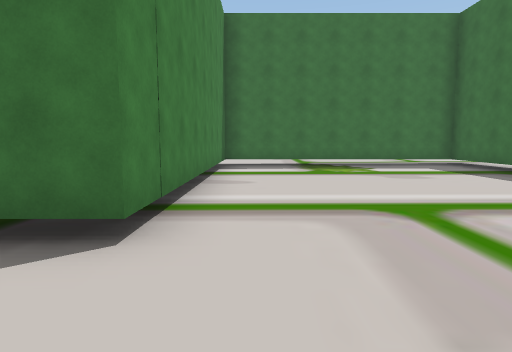
view 1 (above)

23 first-person views from a walk through a scene from a Unity 3-D project. The camera is 1.5 m above the floor, tilts 6° down and sees 75° across. The floor is counted in squares, 2 m on a side. Each view is taken from the middle of a square. On the plan, view 1 faces up. The plan holds only what a view shows up to about 11 squares ahead; the rest is blank. The place goes on beyond the plan. Some animated figures are left out.

view 2
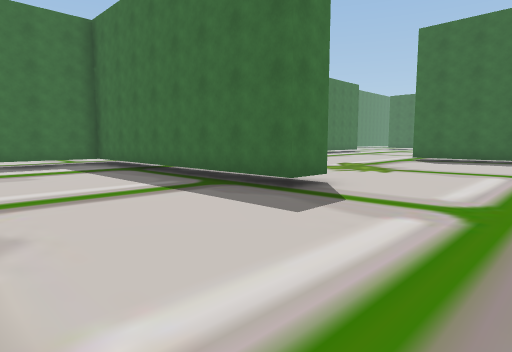

view 3
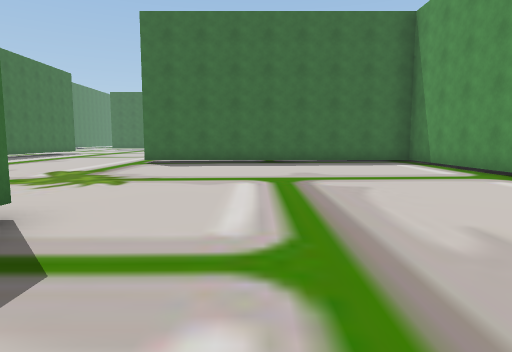

view 4
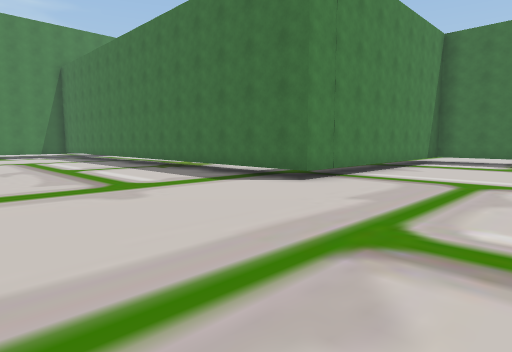

view 5
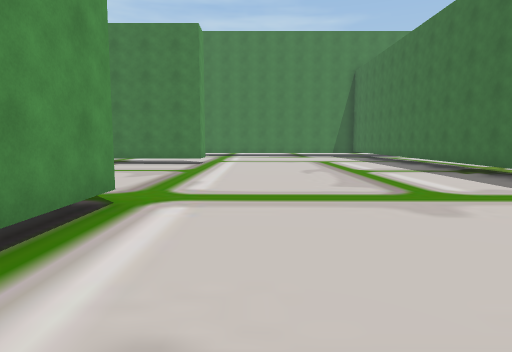

view 6
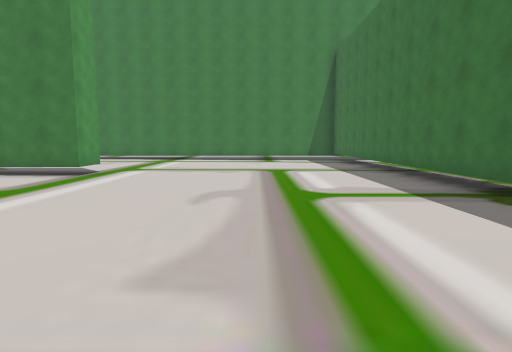

view 7
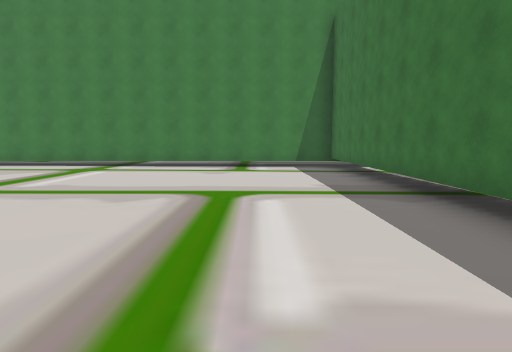

view 8
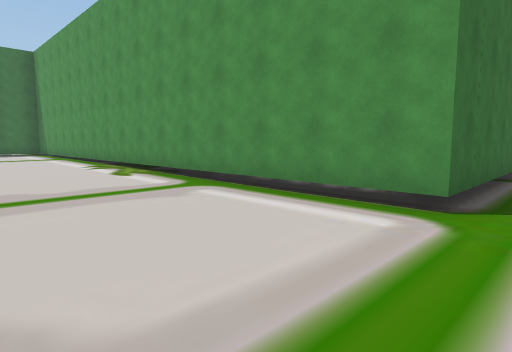

view 9
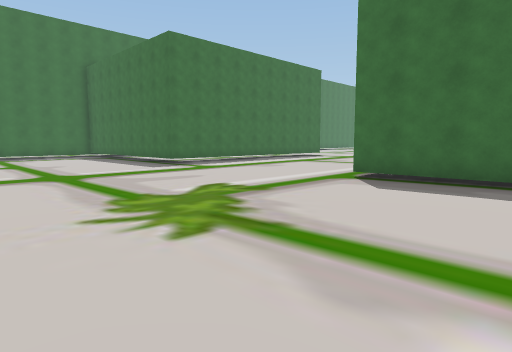

view 10
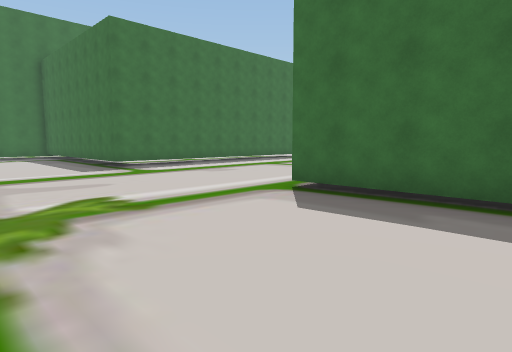

view 11
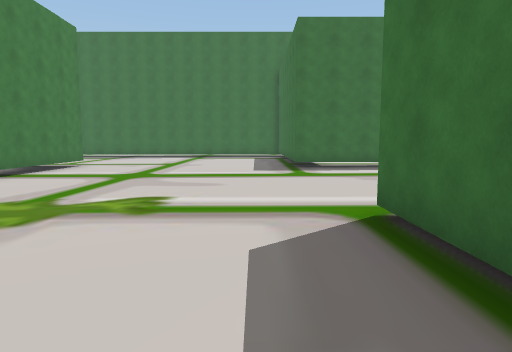

view 12
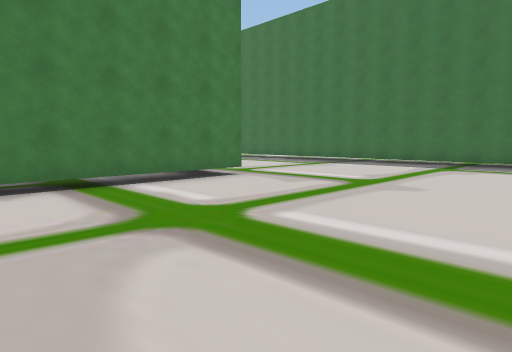

view 13
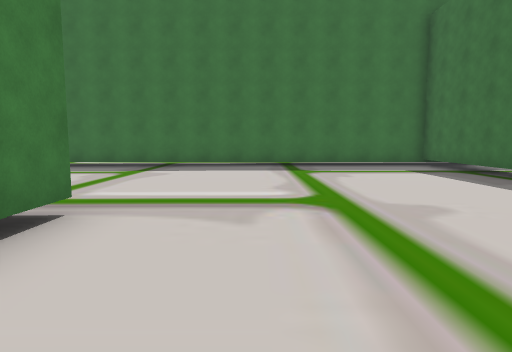

view 14
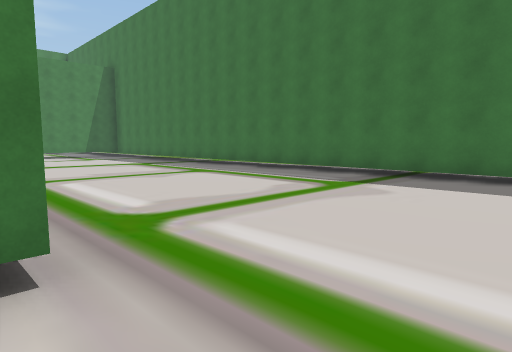

view 15
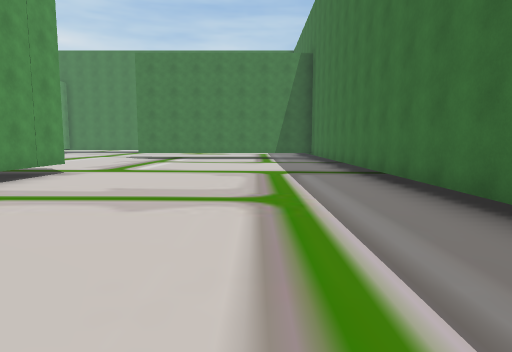

view 16
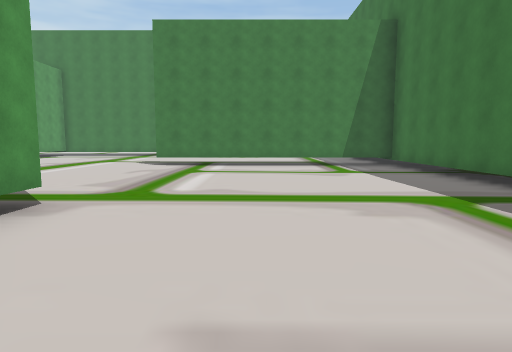

view 17
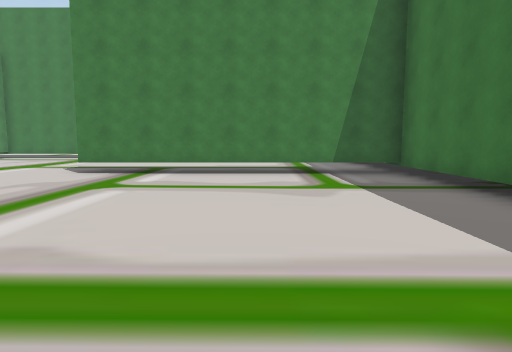

view 18
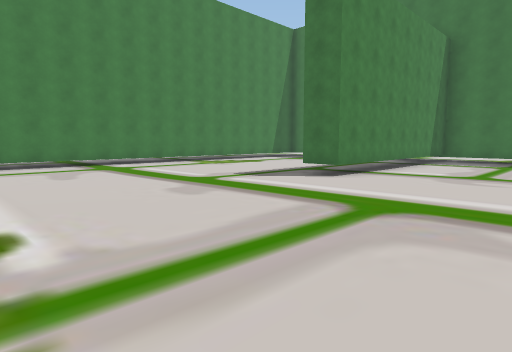

view 19
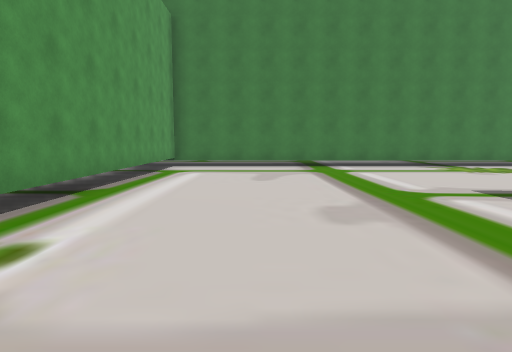

view 20
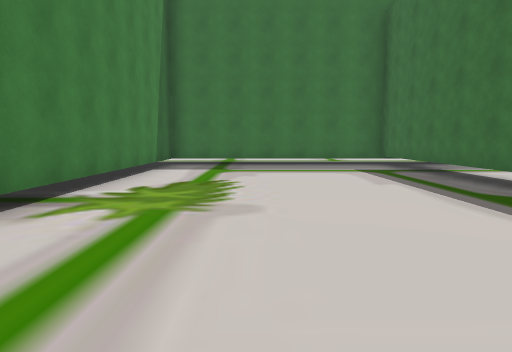

view 21
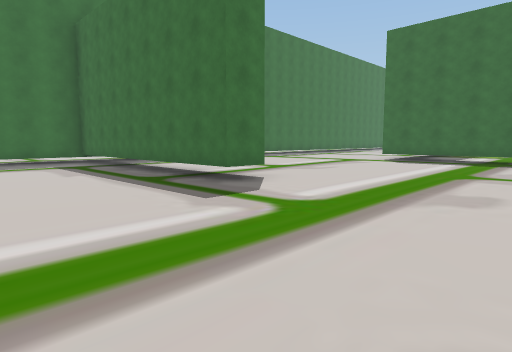

view 22
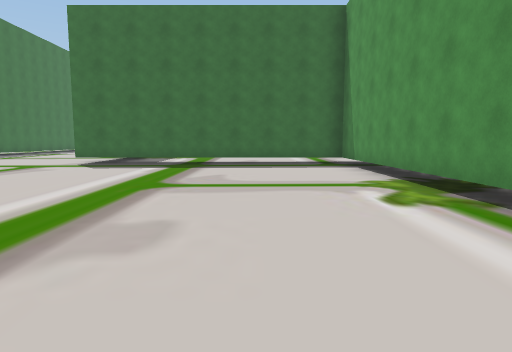

view 23
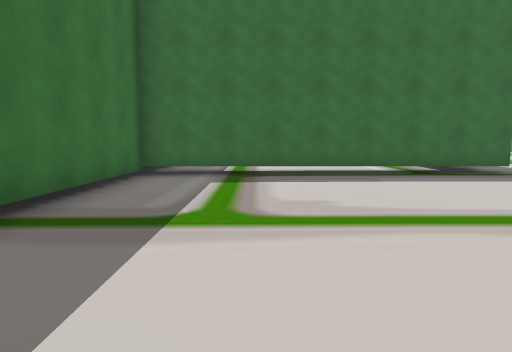

### Floor plan
Key: @ floor where view 1 was taken; # wall or solid block; . main floor; : floor 0.25 m higher than the main floor; - floor 0.25 m lower than the main floor; T thing the floor can be seen under or through.
Columns run from 17 left of view 1 to 17 right of it. Each row starts with its distance up from view 1.
 19 #################################
 18 #------TT---------..............#..
 17 #------TT--------...............T..
 16 #------TT------.................T..
 15 #------TT-----..................T..
 14 #------TT----...................T..
 13 #------TT---....................T..
 12 #------TT--.....................T..
 11 #------TT-.....##########.......###
 10 #--------......##......##..........
  9 #-------.......##......##.........
  8 #-------.......##......##..........
  7 #------........##......##..........
  6 #-----.........##......# .........:
  5 #-----.........##......#  .......::
  4 #----..........##......# ......:::
  3 #################......##....:::#
  2 #---........................::::#
  1 #---.......................:::::#
  0 #--..............@........::::::#
 -1 #--......................:::::::#
 -2 #-......................::::::::#
 -3 #-......................::::::::#
 -4 #-.....................:::::::::#
 -5 #......##......##################
 -6 #...... #..... # ..
 -7 #..  .. #..    #
 -8 #.   ..        #

Where each view was taken, in squares from view 1:
view 1: 0 up, 0 right, facing up
view 2: 1 down, 2 right, facing up-right
view 3: 0 up, 4 right, facing right
view 4: 3 down, 3 right, facing up-left
view 5: 3 down, 2 right, facing left
view 6: 1 down, 2 left, facing left
view 7: 0 up, 6 left, facing left
view 8: 1 down, 3 left, facing down-right
view 9: 0 up, 8 right, facing up-right
view 10: 0 up, 10 right, facing up-right
view 11: 0 up, 13 right, facing up
view 12: 6 up, 13 right, facing up-left
view 13: 8 up, 9 right, facing up
view 14: 11 up, 9 right, facing up-left
view 15: 16 up, 6 right, facing left
view 16: 14 up, 2 right, facing left
view 17: 15 up, 1 left, facing left
view 18: 4 up, 5 left, facing up-left
view 19: 6 up, 6 left, facing left
view 20: 8 up, 14 left, facing up
view 21: 6 up, 14 left, facing up-right
view 22: 6 up, 12 left, facing right
view 23: 16 up, 7 right, facing right
